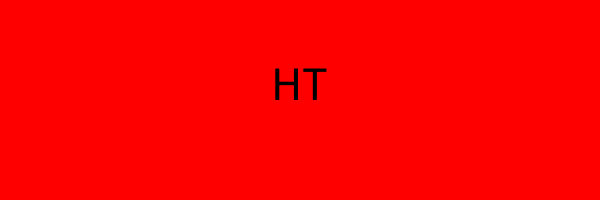
Frame 1 (no input)
Frame 60 (the mouse pressed at the canvas centre just before this capture): identical to frame 1, image omitted
Frame 120 (the mouse held since frame 60 and released just before this capture): identical to frame 1, image omitted

The Processing sketch that drew this single still picture (run headless with seeded random() and noise(); from frame 60 on, the mouse is pressed at the canvas centre):

// Processing sketch: TwoCoins_java
// ── TwoCoins_java.pde
float randomNumber;
float randomNumber2;
String message;
 
void setup()
{
  size(600, 200);
  fill(0);
  textSize(48);
  textAlign(CENTER);
 
  // Initialise randomNumber between 0 and 2
  randomNumber = random(2);
  randomNumber2 = random(2);
  
  
}
 
void draw()
{

  
   
  if (randomNumber < 1.0 && randomNumber2 < 1.0){
    background(230, 255, 230);
    message = "TT, TWO TAILS";
  } else if  (randomNumber > 1.0 && randomNumber2 > 1.0){
    background(255, 0, 0);
    message = "HH, TWO HEADS";
  } else if (randomNumber > 1.0 && randomNumber2 < 1.0) {
    background(255, 0, 0);
    message = "HT";
  } else if (randomNumber < 1.0 && randomNumber2 > 1.0) {
    background(230, 255, 230);
    message = "TH";
  }
 
   text(message, width/2, height/2);
}
